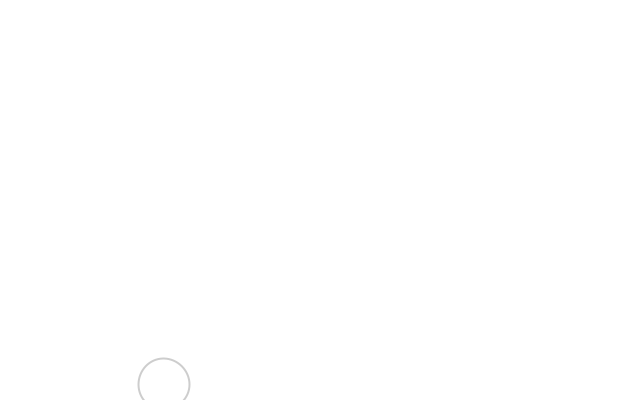
Frame 1 (no input)
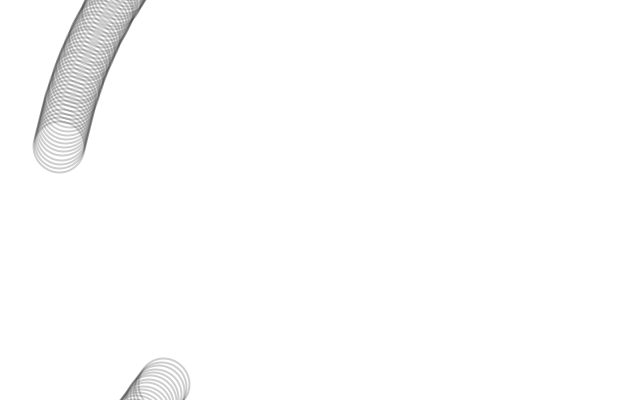
Frame 60 (the mouse pressed at the canvas centre just before this capture)
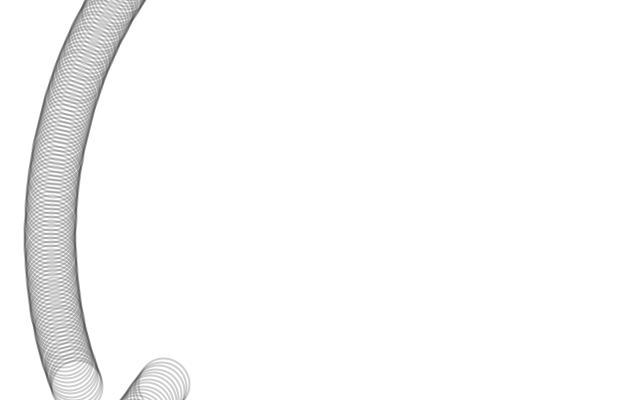
Frame 120 (the mouse held since frame 60 and released just before this capture)

The Processing sketch that drew these frames (run headless with seeded random() and noise(); from frame 60 on, the mouse is pressed at the canvas centre):

// Processing sketch: processing_51238
// ── processing_51238.pde

// Declare Mover object
Mover mover;
float ellipseradius;

void setup() {
  size(640, 400);
  smooth();
  background(255);
  // Make Mover object
  mover = new Mover(random(1, 10000));
  ellipseradius = random(2.5, 75);
}


void draw() {
  // Call functions on Mover object.
  mover.update();
  mover.checkEdges();
  mover.display();
}


void mouseReleased() { // Click to draw a new one
  background(255);
  ellipseradius = random(2.5, 75);
  mover.mass = random(1, 10000);
  mover.randomiseVelocity();
}



class Mover {
  PVector location;
  PVector velocity;
  PVector acceleration;
  float mass;

  Mover(float tempmass) {
    location = new PVector(random(0, width), random(0, height));
    velocity = new PVector(random(-5, 5), random(-5, 5));
    acceleration = new PVector(0, 0);
    mass = tempmass;
  }

  void update() {
    PVector origin = new PVector(width/2, height/2);  
    PVector dir = PVector.sub(origin, location);
    float displacementlength = dir.mag();
    dir.normalize();
    PVector force = PVector.mult(dir, displacementlength * 0.9);    //multiply by spring constant
    acceleration = PVector.div(force, mass); // F = ma

    // Velocity change by acceleration and is limited by topspeed.
    velocity.add(acceleration);
    //velocity.mult(0.995); //damping
    location.add(velocity);
  }

  void display() {
    smooth();
    stroke(#000000, 50);
    strokeWeight(2);
    noFill();
    ellipse(location.x, location.y, ellipseradius*2, ellipseradius*2);
  }

  void randomiseVelocity() {
    velocity = new PVector(random(-5, 5), random(-5, 5));
  }

  void checkEdges() {

    if (location.x > width + ellipseradius) {
      location.x = 0  - ellipseradius;
    } 
    else if (location.x < 0 - ellipseradius) {
      location.x = width  + ellipseradius;
    }

    if (location.y > height  + ellipseradius) {
      location.y = 0  - ellipseradius;
    } 
    else if (location.y < 0 - ellipseradius) {
      location.y = height  + ellipseradius;
    }
  }
}
                
